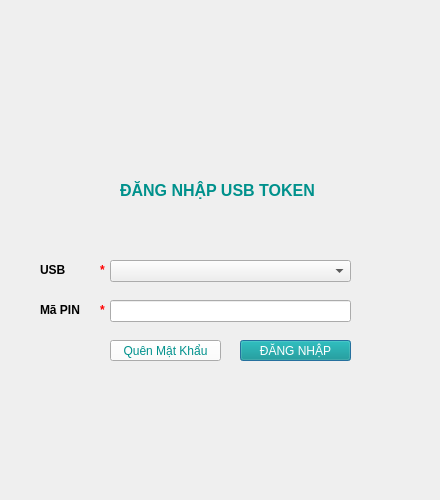
<?xml version="1.0" encoding="UTF-8"?>
<ui version="4.0">
 <class>LoginDialog</class>
 <widget class="QDialog" name="LoginDialog">
  <property name="windowModality">
   <enum>Qt::WindowModal</enum>
  </property>
  <property name="geometry">
   <rect>
    <x>0</x>
    <y>0</y>
    <width>440</width>
    <height>500</height>
   </rect>
  </property>
  <property name="minimumSize">
   <size>
    <width>440</width>
    <height>500</height>
   </size>
  </property>
  <property name="maximumSize">
   <size>
    <width>440</width>
    <height>500</height>
   </size>
  </property>
  <property name="windowTitle">
   <string>Viettel - CA Customer Information Tool v1.0</string>
  </property>
  <widget class="QPushButton" name="pushButton_Login">
   <property name="geometry">
    <rect>
     <x>240</x>
     <y>340</y>
     <width>111</width>
     <height>21</height>
    </rect>
   </property>
   <property name="palette">
    <palette>
     <active>
      <colorrole role="WindowText">
       <brush brushstyle="SolidPattern">
        <color alpha="255">
         <red>255</red>
         <green>255</green>
         <blue>255</blue>
        </color>
       </brush>
      </colorrole>
      <colorrole role="Button">
       <brush brushstyle="SolidPattern">
        <color alpha="255">
         <red>0</red>
         <green>145</green>
         <blue>140</blue>
        </color>
       </brush>
      </colorrole>
      <colorrole role="Text">
       <brush brushstyle="SolidPattern">
        <color alpha="255">
         <red>255</red>
         <green>255</green>
         <blue>255</blue>
        </color>
       </brush>
      </colorrole>
      <colorrole role="ButtonText">
       <brush brushstyle="SolidPattern">
        <color alpha="255">
         <red>255</red>
         <green>255</green>
         <blue>255</blue>
        </color>
       </brush>
      </colorrole>
     </active>
     <inactive>
      <colorrole role="WindowText">
       <brush brushstyle="SolidPattern">
        <color alpha="255">
         <red>255</red>
         <green>255</green>
         <blue>255</blue>
        </color>
       </brush>
      </colorrole>
      <colorrole role="Button">
       <brush brushstyle="SolidPattern">
        <color alpha="255">
         <red>0</red>
         <green>145</green>
         <blue>140</blue>
        </color>
       </brush>
      </colorrole>
      <colorrole role="Text">
       <brush brushstyle="SolidPattern">
        <color alpha="255">
         <red>255</red>
         <green>255</green>
         <blue>255</blue>
        </color>
       </brush>
      </colorrole>
      <colorrole role="ButtonText">
       <brush brushstyle="SolidPattern">
        <color alpha="255">
         <red>255</red>
         <green>255</green>
         <blue>255</blue>
        </color>
       </brush>
      </colorrole>
     </inactive>
     <disabled>
      <colorrole role="WindowText">
       <brush brushstyle="SolidPattern">
        <color alpha="255">
         <red>190</red>
         <green>190</green>
         <blue>190</blue>
        </color>
       </brush>
      </colorrole>
      <colorrole role="Button">
       <brush brushstyle="SolidPattern">
        <color alpha="255">
         <red>0</red>
         <green>145</green>
         <blue>140</blue>
        </color>
       </brush>
      </colorrole>
      <colorrole role="Text">
       <brush brushstyle="SolidPattern">
        <color alpha="255">
         <red>190</red>
         <green>190</green>
         <blue>190</blue>
        </color>
       </brush>
      </colorrole>
      <colorrole role="ButtonText">
       <brush brushstyle="SolidPattern">
        <color alpha="255">
         <red>190</red>
         <green>190</green>
         <blue>190</blue>
        </color>
       </brush>
      </colorrole>
     </disabled>
    </palette>
   </property>
   <property name="font">
    <font>
     <weight>50</weight>
     <bold>false</bold>
    </font>
   </property>
   <property name="styleSheet">
    <string notr="true"/>
   </property>
   <property name="text">
    <string>ĐĂNG NHẬP</string>
   </property>
  </widget>
  <widget class="QLabel" name="label_USB">
   <property name="geometry">
    <rect>
     <x>40</x>
     <y>260</y>
     <width>31</width>
     <height>20</height>
    </rect>
   </property>
   <property name="text">
    <string>&lt;html&gt;&lt;head/&gt;&lt;body&gt;&lt;p&gt;&lt;span style=&quot; font-weight:600;&quot;&gt;USB&lt;/span&gt;&lt;/p&gt;&lt;/body&gt;&lt;/html&gt;</string>
   </property>
  </widget>
  <widget class="QLabel" name="label_Logo">
   <property name="geometry">
    <rect>
     <x>160</x>
     <y>90</y>
     <width>131</width>
     <height>71</height>
    </rect>
   </property>
   <property name="frameShape">
    <enum>QFrame::NoFrame</enum>
   </property>
   <property name="text">
    <string>&lt;html&gt;&lt;head/&gt;&lt;body&gt;&lt;p&gt;&lt;img src=&quot;:/images/ms_icon32.png&quot;/&gt;&lt;/p&gt;&lt;/body&gt;&lt;/html&gt;</string>
   </property>
  </widget>
  <widget class="QLabel" name="label_PIN">
   <property name="geometry">
    <rect>
     <x>40</x>
     <y>300</y>
     <width>51</width>
     <height>20</height>
    </rect>
   </property>
   <property name="text">
    <string>&lt;html&gt;&lt;head/&gt;&lt;body&gt;&lt;p&gt;&lt;span style=&quot; font-weight:600;&quot;&gt;Mã PIN&lt;/span&gt;&lt;/p&gt;&lt;/body&gt;&lt;/html&gt;</string>
   </property>
  </widget>
  <widget class="QComboBox" name="comboBox_USB">
   <property name="geometry">
    <rect>
     <x>110</x>
     <y>260</y>
     <width>241</width>
     <height>22</height>
    </rect>
   </property>
   <property name="palette">
    <palette>
     <active>
      <colorrole role="Text">
       <brush brushstyle="SolidPattern">
        <color alpha="255">
         <red>0</red>
         <green>0</green>
         <blue>0</blue>
        </color>
       </brush>
      </colorrole>
      <colorrole role="ButtonText">
       <brush brushstyle="SolidPattern">
        <color alpha="255">
         <red>0</red>
         <green>0</green>
         <blue>0</blue>
        </color>
       </brush>
      </colorrole>
     </active>
     <inactive>
      <colorrole role="Text">
       <brush brushstyle="SolidPattern">
        <color alpha="255">
         <red>0</red>
         <green>0</green>
         <blue>0</blue>
        </color>
       </brush>
      </colorrole>
      <colorrole role="ButtonText">
       <brush brushstyle="SolidPattern">
        <color alpha="255">
         <red>0</red>
         <green>0</green>
         <blue>0</blue>
        </color>
       </brush>
      </colorrole>
     </inactive>
     <disabled>
      <colorrole role="Text">
       <brush brushstyle="SolidPattern">
        <color alpha="255">
         <red>190</red>
         <green>190</green>
         <blue>190</blue>
        </color>
       </brush>
      </colorrole>
      <colorrole role="ButtonText">
       <brush brushstyle="SolidPattern">
        <color alpha="255">
         <red>190</red>
         <green>190</green>
         <blue>190</blue>
        </color>
       </brush>
      </colorrole>
     </disabled>
    </palette>
   </property>
  </widget>
  <widget class="QPushButton" name="pushButton_Reset">
   <property name="geometry">
    <rect>
     <x>360</x>
     <y>260</y>
     <width>21</width>
     <height>21</height>
    </rect>
   </property>
   <property name="text">
    <string/>
   </property>
   <property name="icon">
    <iconset>
     <normalon>:/images/refresh_grey_36x36.png</normalon>
    </iconset>
   </property>
   <property name="iconSize">
    <size>
     <width>24</width>
     <height>24</height>
    </size>
   </property>
   <property name="flat">
    <bool>true</bool>
   </property>
  </widget>
  <widget class="QLineEdit" name="lineEdit_PIN">
   <property name="geometry">
    <rect>
     <x>110</x>
     <y>300</y>
     <width>241</width>
     <height>22</height>
    </rect>
   </property>
  </widget>
  <widget class="QLabel" name="label_HavePIN">
   <property name="geometry">
    <rect>
     <x>100</x>
     <y>300</y>
     <width>16</width>
     <height>21</height>
    </rect>
   </property>
   <property name="text">
    <string>&lt;html&gt;&lt;head/&gt;&lt;body&gt;&lt;p&gt;&lt;span style=&quot; font-weight:600; color:#ff0000;&quot;&gt;*&lt;/span&gt;&lt;/p&gt;&lt;/body&gt;&lt;/html&gt;</string>
   </property>
  </widget>
  <widget class="QLabel" name="label_HaveUSB">
   <property name="geometry">
    <rect>
     <x>100</x>
     <y>260</y>
     <width>16</width>
     <height>21</height>
    </rect>
   </property>
   <property name="text">
    <string>&lt;html&gt;&lt;head/&gt;&lt;body&gt;&lt;p&gt;&lt;span style=&quot; font-weight:600; color:#ff0000;&quot;&gt;*&lt;/span&gt;&lt;/p&gt;&lt;/body&gt;&lt;/html&gt;</string>
   </property>
  </widget>
  <widget class="QPushButton" name="pushButton_Forget">
   <property name="geometry">
    <rect>
     <x>110</x>
     <y>340</y>
     <width>111</width>
     <height>21</height>
    </rect>
   </property>
   <property name="palette">
    <palette>
     <active>
      <colorrole role="WindowText">
       <brush brushstyle="SolidPattern">
        <color alpha="255">
         <red>0</red>
         <green>145</green>
         <blue>140</blue>
        </color>
       </brush>
      </colorrole>
      <colorrole role="Button">
       <brush brushstyle="SolidPattern">
        <color alpha="255">
         <red>255</red>
         <green>255</green>
         <blue>255</blue>
        </color>
       </brush>
      </colorrole>
      <colorrole role="Text">
       <brush brushstyle="SolidPattern">
        <color alpha="255">
         <red>0</red>
         <green>145</green>
         <blue>140</blue>
        </color>
       </brush>
      </colorrole>
      <colorrole role="ButtonText">
       <brush brushstyle="SolidPattern">
        <color alpha="255">
         <red>0</red>
         <green>145</green>
         <blue>140</blue>
        </color>
       </brush>
      </colorrole>
     </active>
     <inactive>
      <colorrole role="WindowText">
       <brush brushstyle="SolidPattern">
        <color alpha="255">
         <red>0</red>
         <green>145</green>
         <blue>140</blue>
        </color>
       </brush>
      </colorrole>
      <colorrole role="Button">
       <brush brushstyle="SolidPattern">
        <color alpha="255">
         <red>255</red>
         <green>255</green>
         <blue>255</blue>
        </color>
       </brush>
      </colorrole>
      <colorrole role="Text">
       <brush brushstyle="SolidPattern">
        <color alpha="255">
         <red>0</red>
         <green>145</green>
         <blue>140</blue>
        </color>
       </brush>
      </colorrole>
      <colorrole role="ButtonText">
       <brush brushstyle="SolidPattern">
        <color alpha="255">
         <red>0</red>
         <green>145</green>
         <blue>140</blue>
        </color>
       </brush>
      </colorrole>
     </inactive>
     <disabled>
      <colorrole role="WindowText">
       <brush brushstyle="SolidPattern">
        <color alpha="255">
         <red>190</red>
         <green>190</green>
         <blue>190</blue>
        </color>
       </brush>
      </colorrole>
      <colorrole role="Button">
       <brush brushstyle="SolidPattern">
        <color alpha="255">
         <red>255</red>
         <green>255</green>
         <blue>255</blue>
        </color>
       </brush>
      </colorrole>
      <colorrole role="Text">
       <brush brushstyle="SolidPattern">
        <color alpha="255">
         <red>0</red>
         <green>170</green>
         <blue>127</blue>
        </color>
       </brush>
      </colorrole>
      <colorrole role="ButtonText">
       <brush brushstyle="SolidPattern">
        <color alpha="255">
         <red>190</red>
         <green>190</green>
         <blue>190</blue>
        </color>
       </brush>
      </colorrole>
     </disabled>
    </palette>
   </property>
   <property name="font">
    <font>
     <weight>50</weight>
     <bold>false</bold>
    </font>
   </property>
   <property name="autoFillBackground">
    <bool>false</bool>
   </property>
   <property name="text">
    <string notr="true">Quên Mật Khẩu</string>
   </property>
  </widget>
  <widget class="QLabel" name="label_Login">
   <property name="geometry">
    <rect>
     <x>120</x>
     <y>180</y>
     <width>221</width>
     <height>21</height>
    </rect>
   </property>
   <property name="text">
    <string>&lt;html&gt;&lt;head/&gt;&lt;body&gt;&lt;p&gt;&lt;span style=&quot; font-size:12pt; font-weight:600; color:#00918c;&quot;&gt;ĐĂNG NHẬP USB TOKEN&lt;/span&gt;&lt;/p&gt;&lt;/body&gt;&lt;/html&gt;</string>
   </property>
  </widget>
 </widget>
 <resources/>
 <connections/>
</ui>
